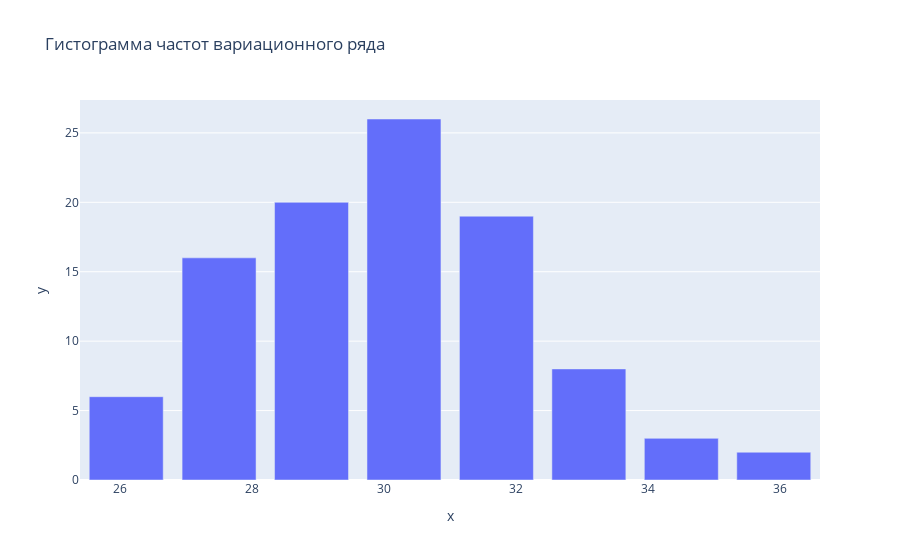

Here is the notebook cell this chart was saved with:
### Markdown cell above
### Гистограмма частот вариационного ряда

### Code cell
fig = px.bar(x=intervals_mean, y=freq_intervals.iloc[0], title='Гистограмма частот вариационного ряда')
fig.show()

### Figure 1 — Plotly figure (JSON) as saved in the notebook; plotly's stock layout.template omitted (floating-point values rounded to 4 significant figures)
{"data": [{"alignmentgroup": "True", "hovertemplate": "x=%{x}<br>y=%{y}<extra></extra>", "legendgroup": "", "marker": {"color": "#636efa", "pattern": {"shape": ""}}, "name": "", "offsetgroup": "", "orientation": "v", "showlegend": false, "textposition": "auto", "type": "bar", "x": [26.09, 27.5, 28.9, 30.3, 31.7, 33.1, 34.5, 35.9], "xaxis": "x", "y": [6, 16, 20, 26, 19, 8, 3, 2], "yaxis": "y"}], "layout": {"barmode": "relative", "legend": {"tracegroupgap": 0}, "title": {"text": "Гистограмма частот вариационного ряда"}, "xaxis": {"anchor": "y", "domain": [0, 1], "title": {"text": "x"}}, "yaxis": {"anchor": "x", "domain": [0, 1], "title": {"text": "y"}}}}
